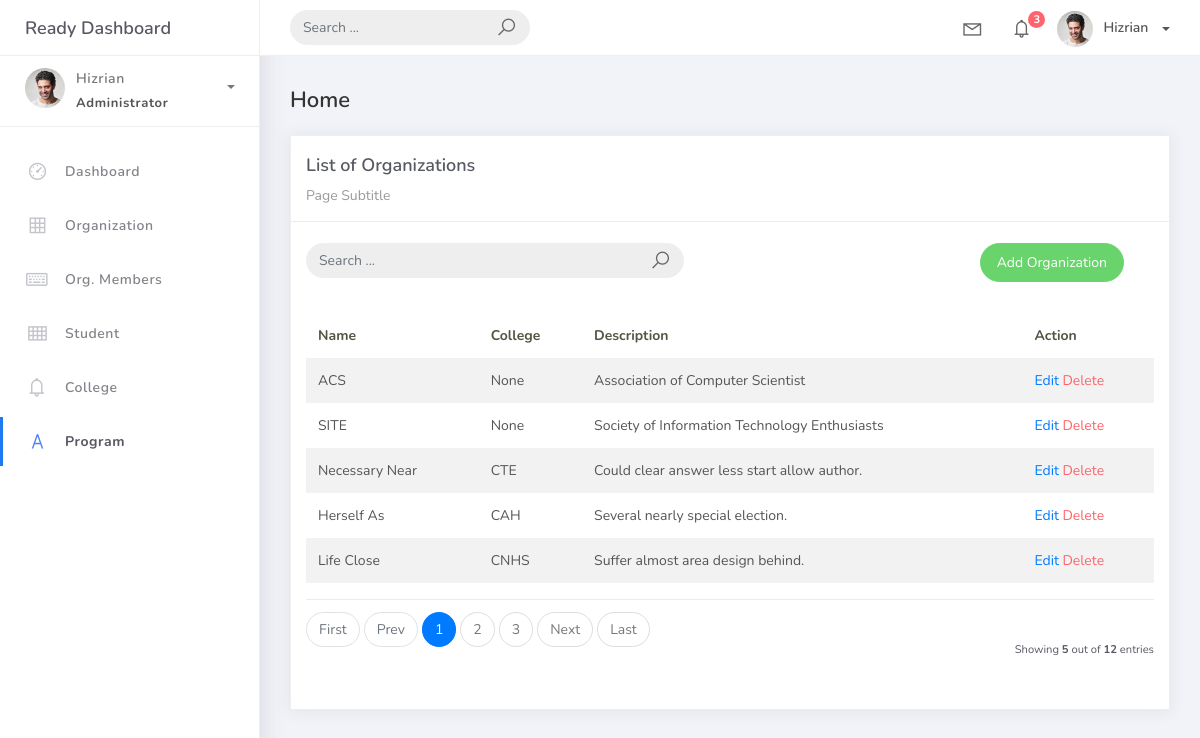
/organization_list, run on an earlier commit of the app's database.
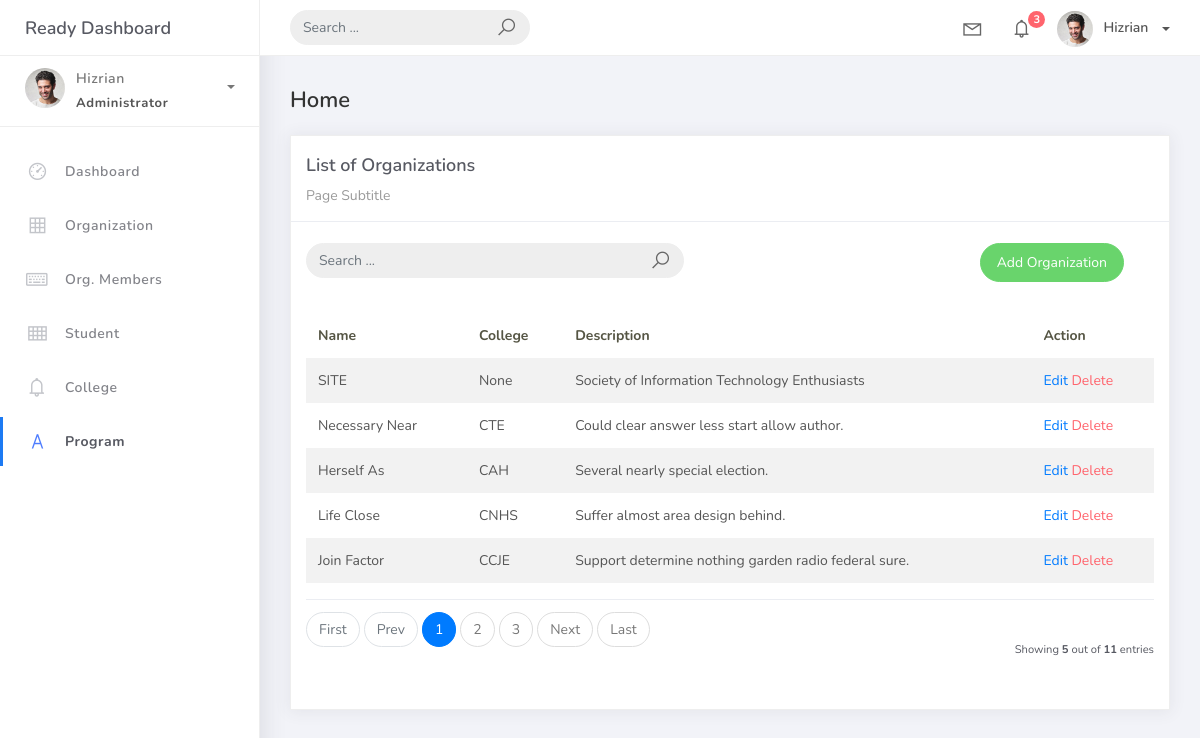
And on a later commit of the database.
### studentorg/models.py (models this page shows, shortened)
class BaseModel(models.Model):
    created_at = models.DateTimeField(auto_now_add=True, db_index=True)
    updated_at = models.DateTimeField(auto_now=True)
    class Meta:
        abstract = True

class Organization(BaseModel):
    name = models.CharField(max_length=250)
    college = models.ForeignKey(College, null=True, blank=True, on_delete=models.CASCADE)
    description = models.CharField(max_length=500)

class College(BaseModel):
    college_name = models.CharField(max_length=150)
    def __str__(self):
        return self.college_name

### studentorg/views.py (the view)
# urls.py: path('organization_list', OrganizationList.as_view(), name='organization-list'),
class OrganizationList(ListView):
    model = Organization
    context_object_name = 'organization'
    template_name = 'org_list.html'
    paginate_by = 5

### templates/org_list.html
{% extends 'base.html' %}
{% load static %}
{% block content %}
<div class="content">
  <div class="container-fluid">
    <h4 class="page-title">Home</h4>
    <div class="row">
      <div class="col-md-12">
        <div class="card">
          <div class="card-header">
            <div class="card-title">List of Organizations</div>
            <div class="card-category">Page Subtitle</div>
          </div>
          <br />
<div class="col-md-12 row">
  <div class="col-md-6">
    <form class="navbar-left navbar-form nav-search mr-md-3" action="">
      <div class="input-group">
        <input type="text" placeholder="Search ..." class="form-control" />
        <div class="input-group-append">
          <span class="input-group-text">
            <i class="la la-search search-icon"></i>
          </span>
        </div>
      </div>
    </form>
  </div>
  <div class="col-md-6">
    <div class="pull-right">
      <a href="{% url 'organization-add' %}" class="btn btn-success btn-rounded">Add Organization</a>
    </div>
  </div>
</div>
<div class="card-body">
            <table class="table table-striped mt-3">
              <thead>
                <tr>
                  <th scope="col">Name</th>
                  <th scope="col">College</th>
                  <th scope="col">Description</th>
                  <th scope="col">Action</th>
                </tr>
              </thead>
              <tbody>
                {% for object in object_list %}
                <tr>
                  <td>{{ object.name }}</td>
                  <td>{{ object.college }}</td>
                  <td>{{ object.description }}</td>
                  <td>
                    <a href="organization_list/{{ object.id }}">Edit</a>
                    <a href="organization_list/{{ object.id }}/delete" class="text-danger">Delete</a>
                </td>
                </tr>
                {% empty %}
                <tr>
                  <td colspan="4" style="text-align: center">
                    <p class="text-sm font-weight-bold mb-0">No Records Found</p>
                  </td>
                </tr>
                {% endfor %}
              </tbody>
            </table>
            {% include 'includes/pagination.html' %}
          </div>
        </div>
      </div>
    </div>
  </div>
</div>
{% endblock %}

What changed in the data, as far as the page shows it:
removed Organization: name "ACS", college "None", description "Association of Computer Scientist"
now on this page (row unchanged): Organization: name "Join Factor", college "CCJE", description "Support determine nothing garden radio federal sure."
Also different on the page:
{{ paginator.count }}: "12" → "11"
